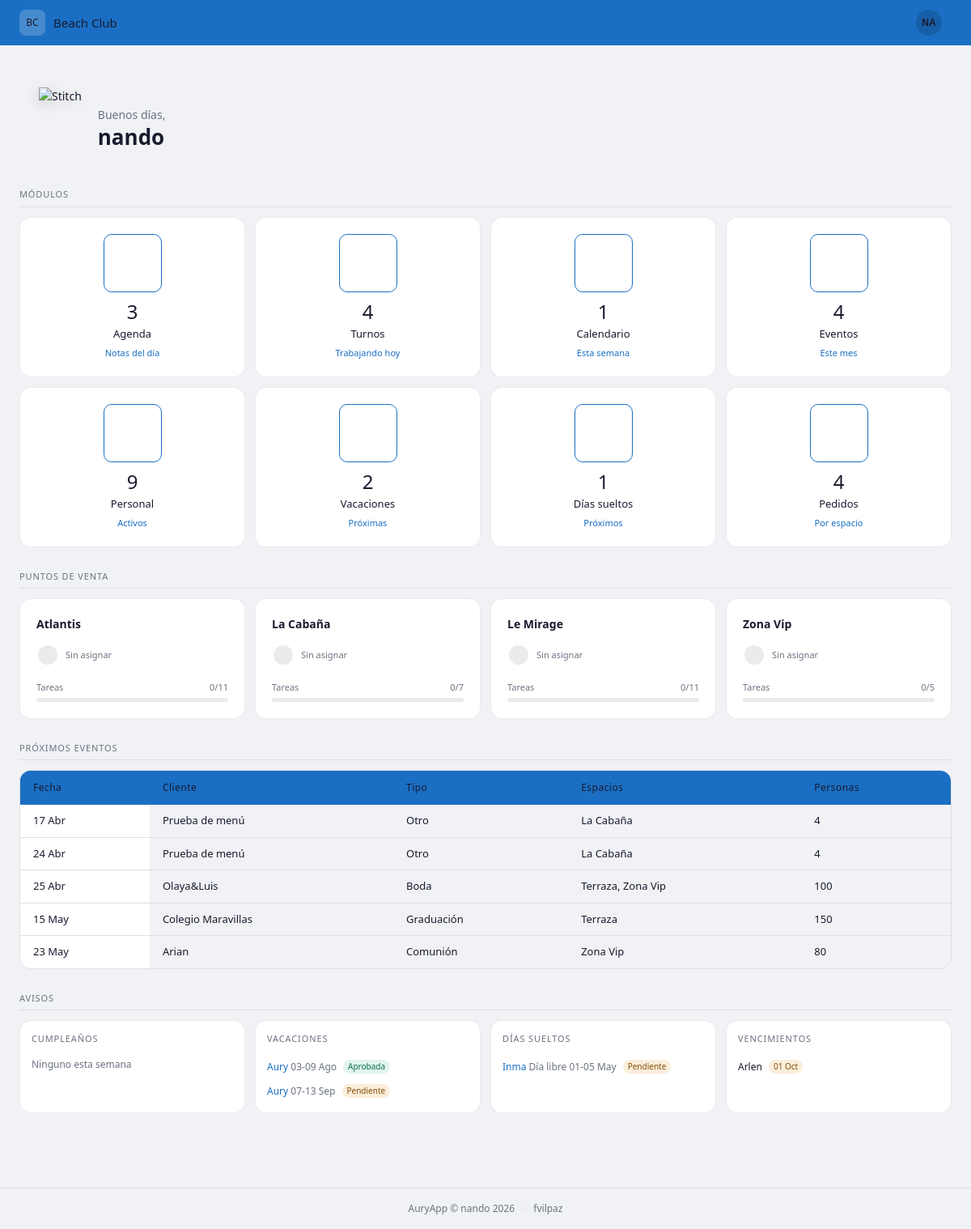
The app's page / (signed in) with its own data.
### core/models.py (models this page shows, shortened)
class Espacio(models.Model):
    nombre = models.CharField(max_length=100)
    descripcion = models.TextField(blank=True)
    activo = models.BooleanField(default=True)
    class Meta:
        verbose_name = 'Espacio'
        verbose_name_plural = 'Espacios'
        ordering = ['nombre']

class Evento(models.Model):
    TIPO_CHOICES = [
        ('boda', 'Boda'),
        ('graduacion', 'Graduación'),
        ('comunion', 'Comunión'),
        ('gala', 'Gala'),
        ('preboda', 'Preboda'),
        ('otro', 'Otro'),
    ]
    CONCEPTO_CHOICES = [
        ('cena', 'Cena'),
        ('comida', 'Comida'),
        ('almuerzo', 'Almuerzo'),
        ('barbacoa', 'Barbacoa'),
        ('cocktail', 'Cocktail'),
        ('barra', 'Barra'),
        ('ceremonia', 'Ceremonia'),
        ('otro', 'Otro'),
    ]
    cliente = models.CharField(max_length=200)
    tipo = models.CharField(max_length=20, choices=TIPO_CHOICES)
    fecha = models.DateField()
    espacios = models.ManyToManyField(Espacio, related_name='eventos')
    concepto = models.CharField(max_length=20, choices=CONCEPTO_CHOICES)
    personas = models.PositiveIntegerField()
    notas = models.TextField(blank=True)
    plano_json = models.TextField(blank=True, default='')
    created_at = models.DateTimeField(auto_now_add=True)
    class Meta:
        verbose_name = 'Evento'
        verbose_name_plural = 'Eventos'
        ordering = ['fecha']

### personal/models.py (models this page shows, shortened)
class SolicitudAusencia(models.Model):
    TIPO_CHOICES = [
        ('vacaciones', 'Vacaciones'),
        ('libre', 'Día libre'),
        ('inamovible', 'Libre inamovible'),
        ('libre_vacaciones', 'Libre vacaciones'),
        ('finde_largo', 'Finde largo'),
    ]
    ESTADO_CHOICES = [
        ('pendiente', 'Pendiente'),
        ('aprobada', 'Aprobada'),
        ('rechazada', 'Rechazada'),
    ]
    empleado = models.ForeignKey(Empleado, on_delete=models.CASCADE, related_name='solicitudes')
    tipo = models.CharField(max_length=20, choices=TIPO_CHOICES, default='vacaciones')
    fecha_inicio = models.DateField()
    fecha_fin = models.DateField()
    notas = models.TextField(blank=True)
    estado = models.CharField(max_length=20, choices=ESTADO_CHOICES, default='pendiente')
    fecha_solicitud = models.DateTimeField(auto_now_add=True)
    class Meta:
        verbose_name = 'Solicitud de ausencia'
        verbose_name_plural = 'Solicitudes de ausencia'
        ordering = ['-fecha_solicitud']

class Empleado(models.Model):
    CONTRATO_CHOICES = [
        ('indefinido', 'Indefinido'),
        ('temporal', 'Temporal'),
        ('fijo_discontinuo', 'Fijo discontinuo'),
        ('obra_servicio', 'Obra y servicio'),
        ('practicas', 'Prácticas'),
    ]
    ROL_CHOICES = [
        ('maitre', 'Maître'),
        ('segundo_maitre', 'Segundo Maître'),
        ('jefe_sector', 'Jefe de sector'),
        ('camarero', 'Camarero'),
        ('ayudante_camarero', 'Ayudante de camarero'),
    ]
    nombre = models.CharField(max_length=100)
    apellidos = models.CharField(max_length=100, blank=True)
    rol = models.CharField(max_length=20, choices=ROL_CHOICES)
    telefono = models.CharField(max_length=20, blank=True)
    email = models.EmailField(blank=True)
    fecha_nacimiento = models.DateField(null=True, blank=True)
    activo = models.BooleanField(default=True)
    posicion = models.PositiveIntegerField(default=0)
    tipo_contrato = models.CharField(max_length=20, choices=CONTRATO_CHOICES, blank=True)
    fecha_vencimiento = models.DateField(null=True, blank=True)
    class Meta:
        verbose_name = 'Empleado'
        verbose_name_plural = 'Empleados'
        ordering = ['posicion', 'nombre']

### core/views.py (the view)
# urls.py: path('', views.dashboard, name='dashboard'),
def dashboard(request):
    ahora = timezone.localtime(timezone.now())
    hoy = ahora.date()
    hora = ahora.hour
    if 6 <= hora < 14:
        saludo = 'Buenos días'
    elif hora < 21:
        saludo = 'Buenas tardes'
    else:
        saludo = 'Buenas noches'
    espacios = Espacio.objects.filter(activo=True)
    eventos_proximos = Evento.objects.filter(fecha__gte=hoy).order_by('fecha')[:5]
    total_eventos_mes = Evento.objects.filter(
        fecha__year=hoy.year,
        fecha__month=hoy.month
    ).count()
    total_personal = Empleado.objects.filter(activo=True).count()
    turnos_hoy = Turno.objects.filter(
        fecha=hoy,
        estado='trabajo'
    ).select_related('empleado', 'espacio')
    resumen_espacios = []
    for espacio in espacios:
        asignados = turnos_hoy.filter(espacio=espacio).select_related('empleado')
        total_tareas = TareaPlantilla.objects.filter(espacio=espacio, activa=True).count()
        completadas = TareaDelDia.objects.filter(
            plantilla__espacio=espacio, fecha=hoy, completada=True
        ).count()
        porcentaje = int(completadas / total_tareas * 100) if total_tareas > 0 else 0
        resumen_espacios.append({
            'espacio': espacio,
            'asignados': asignados,
            'total_tareas': total_tareas,
            'completadas': completadas,
            'porcentaje': porcentaje,
        })
    en_7_dias = hoy + timezone.timedelta(days=7)
    eventos_esta_semana = Evento.objects.filter(fecha__gte=hoy, fecha__lte=en_7_dias).count()
    vacaciones_proximas = SolicitudAusencia.objects.filter(
        tipo='vacaciones',
        fecha_fin__gte=hoy,
    ).exclude(estado='rechazada').select_related('empleado').order_by('fecha_inicio')
    dias_sueltos_proximos = SolicitudAusencia.objects.filter(
        tipo__in=['libre', 'inamovible', 'libre_vacaciones', 'finde_largo'],
        fecha_fin__gte=hoy,
    ).exclude(estado='rechazada').select_related('empleado').order_by('fecha_inicio')
    cumpleanos_proximos = []
    for empleado in Empleado.objects.filter(activo=True, fecha_nacimiento__isnull=False):
        cumple = empleado.fecha_nacimiento.replace(year=hoy.year)
        if cumple < hoy:
            cumple = cumple.replace(year=hoy.year + 1)
        if hoy <= cumple <= en_7_dias:
            cumpleanos_proximos.append({'empleado': empleado, 'fecha': cumple})
    cumpleanos_proximos.sort(key=lambda x: x['fecha'])
    contratos_proximos = Empleado.objects.filter(
        activo=True,
        fecha_vencimiento__isnull=False,
        fecha_vencimiento__year=hoy.year,
    ).order_by('fecha_vencimiento')
    solicitudes_pendientes = SolicitudAusencia.objects.filter(estado='pendiente').count()
    solicitudes_vacaciones = SolicitudAusencia.objects.filter(
        tipo='vacaciones', fecha_fin__gte=hoy
    ).exclude(estado='rechazada').count()
    solicitudes_dias = SolicitudAusencia.objects.filter(
        tipo__in=['libre', 'inamovible', 'libre_vacaciones', 'finde_largo'], fecha_fin__gte=hoy
    ).exclude(estado='rechazada').count()
    context = {
        'saludo': saludo,
        'resumen_espacios': resumen_espacios,
        'total_espacios': espacios.count(),
        'eventos_proximos': eventos_proximos,
        'total_eventos_mes': total_eventos_mes,
        'total_personal': total_personal,
        'turnos_activos_hoy': turnos_hoy.count(),
        'eventos_esta_semana': eventos_esta_semana,
        'total_notas': Nota.objects.count(),
        'vacaciones_proximas': vacaciones_proximas,
        'dias_sueltos_proximos': dias_sueltos_proximos,
        'cumpleanos_proximos': cumpleanos_proximos,
        'contratos_proximos': contratos_proximos,
        'solicitudes_pendientes': solicitudes_pendientes,
        'solicitudes_vacaciones': solicitudes_vacaciones,
        'solicitudes_dias': solicitudes_dias,
        'hoy': hoy,
    }
    return render(request, 'core/dashboard.html', context)

### core/templates/core/dashboard.html (shortened to what this page needs)
{% extends 'core/base.html' %}
{% load static %}
{% block content %}
<div class="bc-dashboard-hero">
  <img src="https://pngtotal.com/wp-content/uploads/2024/07/cartoon-stitch-png.png"
       alt="Stitch"
       class="bc-dashboard-hero-img">
  <div class="bc-dashboard-saludo">
    <span class="bc-dashboard-saludo-texto">{{ saludo }},</span>
    <span class="bc-dashboard-saludo-nombre">{{ request.user.first_name|default:request.user.username }}</span>
  </div>
</div>
<div class="bc-section">
  <div class="bc-section-title">Módulos</div>
  <div class="bc-card-grid bc-card-dock" data-cols="2">
    <a href="{% url 'agenda' %}" class="bc-card">
      <div class="bc-card-icon"></div>
      <div class="bc-card-value">{{ total_notas }}</div>
      <div class="bc-card-label">Agenda</div>
      <div class="bc-card-sub">Notas del día</div>
    </a>
    <a href="{% url 'cuadrante' %}" class="bc-card">
      <div class="bc-card-icon"></div>
      <div class="bc-card-value">{{ turnos_activos_hoy }}</div>
      <div class="bc-card-label">Turnos</div>
      <div class="bc-card-sub">Trabajando hoy</div>
    </a>
    <a href="{% url 'calendario' %}" class="bc-card">
      <div class="bc-card-icon"></div>
      <div class="bc-card-value">{{ eventos_esta_semana }}</div>
      <div class="bc-card-label">Calendario</div>
      <div class="bc-card-sub">Esta semana</div>
    </a>
    <a href="{% url 'lista_eventos' %}" class="bc-card">
      <div class="bc-card-icon"></div>
      <div class="bc-card-value">{{ total_eventos_mes }}</div>
      <div class="bc-card-label">Eventos</div>
      <div class="bc-card-sub">Este mes</div>
    </a>
    <a href="{% url 'lista_empleados' %}" class="bc-card">
      <div class="bc-card-icon"></div>
      <div class="bc-card-value">{{ total_personal }}</div>
      <div class="bc-card-label">Personal</div>
      <div class="bc-card-sub">Activos</div>
    </a>
    <a href="{% url 'lista_vacaciones' %}" class="bc-card">
      <div class="bc-card-icon"></div>
      <div class="bc-card-value">{{ solicitudes_vacaciones }}</div>
      <div class="bc-card-label">Vacaciones</div>
      <div class="bc-card-sub">Próximas</div>
    </a>
    <a href="{% url 'lista_dias_sueltos' %}" class="bc-card">
      <div class="bc-card-icon"></div>
      <div class="bc-card-value">{{ solicitudes_dias }}</div>
      <div class="bc-card-label">Días sueltos</div>
      <div class="bc-card-sub">Próximos</div>
    </a>
    <a href="{% url 'pedidos' %}" class="bc-card">
      <div class="bc-card-icon"></div>
      <div class="bc-card-value">{{ total_espacios }}</div>
      <div class="bc-card-label">Pedidos</div>
      <div class="bc-card-sub">Por espacio</div>
    </a>
  </div>
</div>
<div class="bc-section">
  <div class="bc-section-title">Puntos de venta</div>
  <div class="bc-card-dock" data-cols="1">
    {% for item in resumen_espacios %}
    <a href="{% url 'detalle_espacio' item.espacio.pk %}" class="bc-card bc-pdv-card">
      <div class="bc-pdv-nombre">{{ item.espacio.nombre }}</div>
      <div class="bc-avatar-stack">
        {% if item.asignados %}
          {% for turno in item.asignados|slice:":4" %}
          <div class="bc-avatar" title="{{ turno.empleado.nombre }}">
            {{ turno.empleado.nombre|slice:":2"|upper }}
          </div>
          {% endfor %}
          {% if item.asignados.count > 4 %}
          <div class="bc-avatar bc-avatar-extra">+{{ item.asignados.count|add:"-4" }}</div>
          {% endif %}
        {% else %}
          <div class="bc-avatar bc-avatar-empty">
          </div>
          <span class="bc-avatar-empty-label">Sin asignar</span>
        {% endif %}
      </div>
      <div class="bc-progress-wrap">
        <div class="bc-progress-label">
          <span>Tareas</span>
          <span>{{ item.completadas }}/{{ item.total_tareas }}</span>
        </div>
        <div class="bc-progress-bar">
        </div>
      </div>
    </a>
    {% endfor %}
  </div>
</div>
<div class="bc-section">
  <div class="bc-section-title">Próximos eventos</div>
  <div class="bc-table-wrapper">
    <table class="bc-table">
      <thead>
        <tr>
          <th>Fecha</th>
          <th>Cliente</th>
          <th>Tipo</th>
          <th>Espacios</th>
          <th>Personas</th>
        </tr>
      </thead>
      <tbody>
        {% for evento in eventos_proximos %}
        <tr>
          <td>{{ evento.fecha|date:"d M" }}</td>
          <td>{{ evento.cliente|default:"—" }}</td>
          <td>{{ evento.get_tipo_display }}</td>
          <td>{% for e in evento.espacios.all %}{{ e.nombre }}{% if not forloop.last %}, {% endif %}{% endfor %}</td>
          <td>{{ evento.personas }}</td>
        </tr>
        {% empty %}
        <tr><td colspan="5">No hay eventos próximos</td></tr>
        {% endfor %}
      </tbody>
    </table>
  </div>
</div>
<div class="bc-section">
  <div class="bc-section-title">Avisos</div>
  <div class="bc-notif-grid bc-notif-grid-4">
    <div class="bc-card bc-card-compact">
      <div class="bc-notif-label"> Cumpleaños</div>
      {% for item in cumpleanos_proximos %}
      <div class="bc-notif-item">
        <span>{{ item.empleado.nombre }} — {{ item.fecha|date:"d M" }}</span>
      </div>
      {% empty %}
      <div class="bc-notif-empty">Ninguno esta semana</div>
      {% endfor %}
    </div>
    <div class="bc-card bc-card-compact">
      <div class="bc-notif-label"> Vacaciones</div>
      {% for sol in vacaciones_proximas %}
      <div class="bc-notif-item">
        <span>
          <a href="{% url 'detalle_empleado' sol.empleado.pk %}" class="bc-link-plain bc-font-medium">{{ sol.empleado.nombre }}</a>
          <span class="bc-text-muted"> {{ sol.fecha_inicio|date:"d" }}-{{ sol.fecha_fin|date:"d M" }}</span>
        </span>
        {% if sol.estado == 'pendiente' %}
          <span class="bc-badge bc-badge-amber bc-badge-sm">Pendiente</span>
        {% else %}
          <span class="bc-badge bc-badge-green bc-badge-sm">Aprobada</span>
        {% endif %}
      </div>
      {% empty %}
      <div class="bc-notif-empty">Ninguna próxima</div>
      {% endfor %}
    </div>
    <div class="bc-card bc-card-compact">
      <div class="bc-notif-label"> Días sueltos</div>
      {% for sol in dias_sueltos_proximos %}
      <div class="bc-notif-item">
        <span>
          <a href="{% url 'detalle_empleado' sol.empleado.pk %}" class="bc-link-plain bc-font-medium">{{ sol.empleado.nombre }}</a>
          <span class="bc-text-muted"> {{ sol.get_tipo_display }} {{ sol.fecha_inicio|date:"d" }}-{{ sol.fecha_fin|date:"d M" }}</span>
        </span>
        {% if sol.estado == 'pendiente' %}
          <span class="bc-badge bc-badge-amber bc-badge-sm">Pendiente</span>
        {% else %}
          <span class="bc-badge bc-badge-green bc-badge-sm">Aprobada</span>
        {% endif %}
      </div>
      {% empty %}
      <div class="bc-notif-empty">Ninguno próximo</div>
      {% endfor %}
    </div>
    <a href="{% url 'lista_vencimientos' %}" class="bc-card bc-card-compact bc-link-plain">
      <div class="bc-notif-label"> Vencimientos</div>
      {% for emp in contratos_proximos %}
      <div class="bc-notif-item">
        <span class="bc-font-medium">{{ emp.nombre }}</span>
        {% if emp.fecha_vencimiento <= hoy %}
          <span class="bc-badge bc-badge-red bc-badge-sm">Vencido</span>
        {% else %}
          <span class="bc-badge bc-badge-amber bc-badge-sm">{{ emp.fecha_vencimiento|date:"d M" }}</span>
        {% endif %}
      </div>
      {% empty %}
      <div class="bc-notif-empty">Ninguno próximo</div>
      {% endfor %}
    </a>
  </div>
</div>
{% endblock %}

### core/templates/core/base.html (shortened to what this page needs)
{% load static %}
<!DOCTYPE html>
<html lang="es">
<head>
  <link rel="stylesheet" href="https://cdn.jsdelivr.net/npm/@tabler/icons-webfont@2.47.0/tabler-icons.min.css">
  <link rel="stylesheet" href="{% static 'css/main.css' %}">
</head>
<body>
  <nav class="bc-navbar">
    <a href="/" class="bc-navbar-brand">
      <div class="bc-navbar-avatar">BC</div>
      Beach Club
    </a>
    <div class="bc-user-menu" id="bc-user-menu">
      <button class="bc-user-menu-btn" id="bc-user-menu-btn" type="button">
        <div class="bc-navbar-user">
          {% if request.user.first_name %}{{ request.user.first_name|slice:":1"|upper }}{{ request.user.last_name|slice:":1"|upper }}{% else %}{{ request.user.username|slice:":2"|upper }}{% endif %}
        </div>
      </button>
    </div>
  </nav>
  <main class="bc-page">
    {% block content %}{% endblock %}
  </main>
  <footer class="bc-footer">
    <span>AuryApp &copy; {{ request.user.username|default:"" }} 2026</span>
    <span class="bc-footer-sep">·</span>
    <a href="https://github.com/fvilpaz" target="_blank" rel="noopener" class="bc-footer-link">
       fvilpaz
    </a>
  </footer>
</body>
</html>

### records on screen
Espacio: espacio.nombre "Atlantis", completadas "0", total_tareas "11"
Espacio: espacio.nombre "La Cabaña", completadas "0", total_tareas "7", nombre "La Cabaña"
Espacio: espacio.nombre "Le Mirage", completadas "0", total_tareas "11"
Espacio: espacio.nombre "Zona Vip", completadas "0", total_tareas "5", nombre "Zona Vip"
Evento: fecha "17 Abr", cliente "Prueba de menú", tipo "Otro", personas "4"
Evento: fecha "24 Abr", cliente "Prueba de menú", tipo "Otro", personas "4"
Evento: fecha "25 Abr", cliente "Olaya&Luis", tipo "Boda", personas "100"
Espacio: nombre "Terraza"
Evento: fecha "15 May", cliente "Colegio Maravillas", tipo "Graduación", personas "150"
Evento: fecha "23 May", cliente "Arian", tipo "Comunión", personas "80"
SolicitudAusencia: empleado.nombre "Aury", fecha_inicio "03", fecha_fin "09 Ago", estado "Aprobada"
SolicitudAusencia: empleado.nombre "Aury", fecha_inicio "07", fecha_fin "13 Sep", estado "Pendiente"
SolicitudAusencia: empleado.nombre "Inma", tipo "Día libre", fecha_inicio "01", fecha_fin "05 May", estado "Pendiente"
Empleado: nombre "Arlen", fecha_vencimiento "01 Oct"

### other values on screen
{{ request.user.username|slice:":2"|upper }} "NA"
{{ saludo }} "Buenos días"
{{ request.user.first_name|default:request.user.username }} "nando"
{{ total_notas }} "3"
{{ turnos_activos_hoy }} "4"
{{ eventos_esta_semana }} "1"
{{ total_eventos_mes }} "4"
{{ total_personal }} "9"
{{ solicitudes_vacaciones }} "2"
{{ solicitudes_dias }} "1"
{{ total_espacios }} "4"
{{ request.user.username|default:"" }} "nando"
